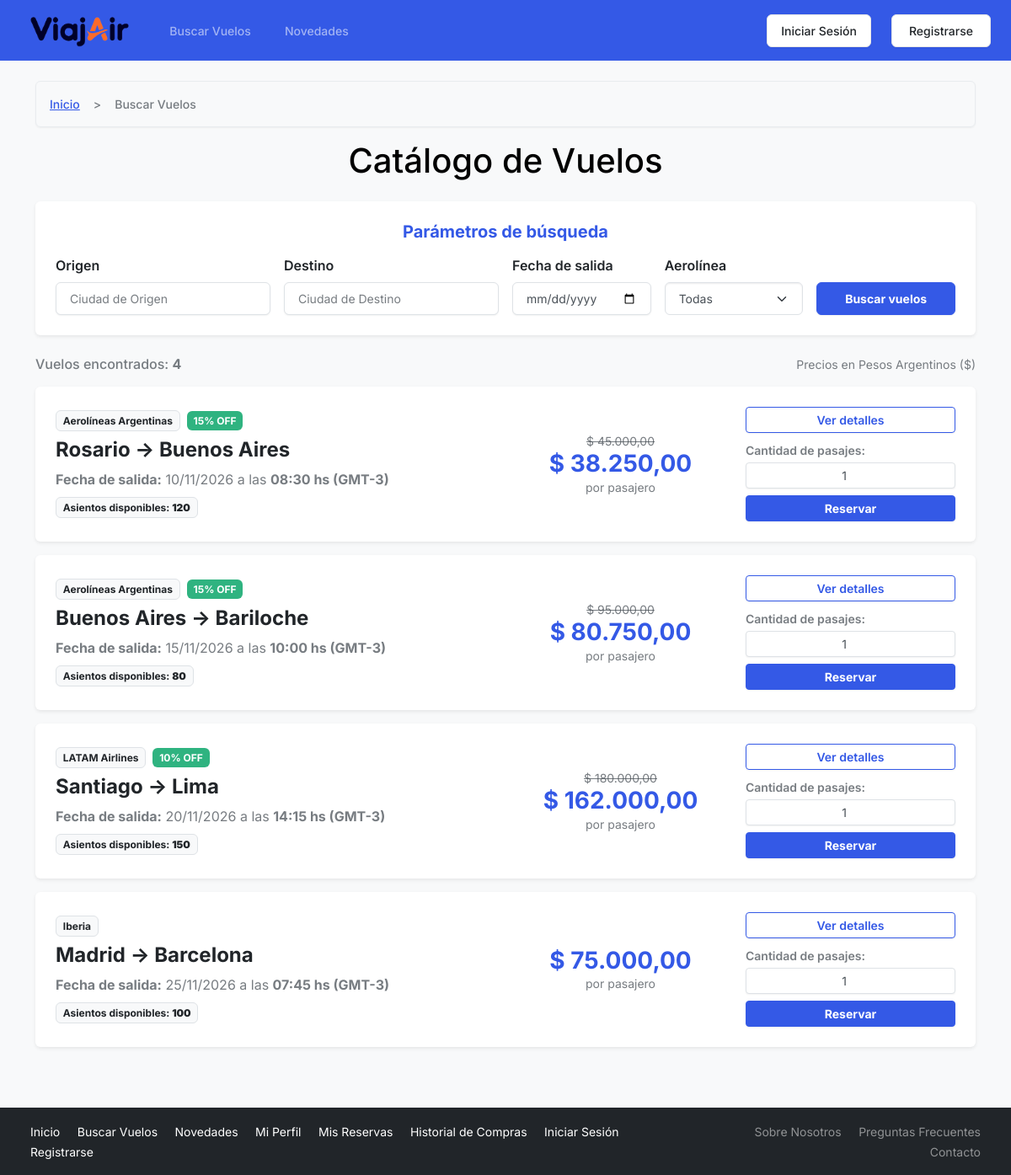
The page /public/buscar_vuelos.php on the database its author committed.
### tables this page shows
CREATE TABLE VUELOS (
    codVuelo INT AUTO_INCREMENT PRIMARY KEY,
    codAerolinea INT NOT NULL,
    origenVuelo VARCHAR(50) NOT NULL,
    destinoVuelo VARCHAR(50) NOT NULL,
    fechaSalidaVuelo DATE NOT NULL,
    horaSalidaVuelo TIME NOT NULL,
    precioVuelo DECIMAL(10,2) NOT NULL,
    asientosDisponibles INT NOT NULL,
    FOREIGN KEY (codAerolinea) REFERENCES AEROLINEAS(codAerolinea) ON DELETE CASCADE
);

CREATE TABLE AEROLINEAS (
    codAerolinea INT AUTO_INCREMENT PRIMARY KEY,
    nombreAerolinea VARCHAR(100) NOT NULL,
    codigoIATA VARCHAR(3) NOT NULL,
    descripcionAerolinea VARCHAR(200) NOT NULL,
    codPais VARCHAR(3) NOT NULL
);

CREATE TABLE PROMOCIONES (
    codPromocion INT AUTO_INCREMENT PRIMARY KEY,
    descripcionPromocion VARCHAR(200) NOT NULL,
    descuentoPromocion DECIMAL(5,2) NOT NULL,
    codAerolinea INT NOT NULL,
    estadoPromocion ENUM('pendiente', 'aprobada', 'denegada') DEFAULT 'pendiente',
    FOREIGN KEY (codAerolinea) REFERENCES AEROLINEAS(codAerolinea) ON DELETE CASCADE
);

### public/buscar_vuelos.php (the view, shortened to what this page needs)
<?php
require '../includes/conexion.php';
$origen = isset($_GET['origen']) ? trim($_GET['origen']) : '';
$destino = isset($_GET['destino']) ? trim($_GET['destino']) : '';
$fecha = isset($_GET['fecha']) ? trim($_GET['fecha']) : '';
$limite = 5;
$pagina = isset($_GET['pagina']) && is_numeric($_GET['pagina']) ? (int)$_GET['pagina'] : 1;
$offset = ($pagina - 1) * $limite;
$condiciones = ["v.asientosDisponibles > 0", "v.fechaSalidaVuelo >= CURDATE()"];
$where_sql = "WHERE " . implode(" AND ", $condiciones);
$sql_total = "SELECT COUNT(*) AS total FROM VUELOS v $where_sql";
$stmt_total = $conexion->prepare($sql_total);
$stmt_total->execute();
$res_total = $stmt_total->get_result();
$row_total = $res_total->fetch_assoc();
$total_registros = $row_total['total'];
$sql = "SELECT v.*, a.nombreAerolinea, p.descuentoPromocion, p.descripcionPromocion
        FROM VUELOS v
        INNER JOIN AEROLINEAS a ON v.codAerolinea = a.codAerolinea
        LEFT JOIN PROMOCIONES p ON a.codAerolinea = p.codAerolinea AND p.estadoPromocion = 'aprobada'
        $where_sql
        ORDER BY v.fechaSalidaVuelo ASC, v.horaSalidaVuelo ASC
        LIMIT $limite OFFSET $offset";
$stmt = $conexion->prepare($sql);
$stmt->execute();
$result = $stmt->get_result();
require '../includes/header.php';
?>
<div class="container mb-5">
    <nav aria-label="breadcrumb">
        <ol class="breadcrumb">
            <li class="breadcrumb-item"><a href="/tpi/index.php">Inicio</a></li>
            <li class="breadcrumb-item active" aria-current="page">Buscar Vuelos</li>
        </ol>
    </nav>
    <h1 class="mb-4 text-center text-black">Catálogo de Vuelos</h1>
    <div class="card shadow-sm border-0 bg-secondary mb-4">
        <div class="card-body p-4">
            <h2 class="h5 card-title mb-3 text-center text-primary fw-bold">Parámetros de búsqueda</h2>
            <form action="/tpi/public/buscar_vuelos.php" method="GET" class="row g-3 align-items-end">
                <div class="col-md-3">
                    <label for="origen" class="form-label fw-semibold text-dark">Origen</label>
                    <input type="text" id="origen" name="origen" class="form-control"
                           value="<?= htmlspecialchars($origen); ?>"
                           placeholder="Ciudad de Origen">
                </div>
                <div class="col-md-3">
                    <label for="destino" class="form-label fw-semibold text-dark">Destino</label>
                    <input type="text" id="destino" name="destino" class="form-control"
                           value="<?= htmlspecialchars($destino); ?>"
                           placeholder="Ciudad de Destino">
                </div>
                <div class="col-md-2">
                    <label for="fecha" class="form-label fw-semibold text-dark">Fecha de salida</label>
                    <input type="date" id="fecha" name="fecha" class="form-control"
                           value="<?= htmlspecialchars($fecha); ?>">
                </div>
                <div class="col-md-2">
                    <label for="aerolinea" class="form-label fw-semibold text-dark">Aerolínea</label>
                    <select id="aerolinea" name="aerolinea" class="form-select">
                        <option value="0">Todas</option>
                    </select>
                </div>
                <div class="col-md-2 d-grid">
                    <button type="submit" class="btn btn-primary fw-bold">Buscar vuelos</button>
                </div>
            </form>
        </div>
    </div>
    <div class="d-flex justify-content-between align-items-center mb-3">
        <h2 class="h6 mb-0 text-muted">
            Vuelos encontrados: <strong><?= $total_registros; ?></strong>
        </h2>
        <small class="text-muted">Precios en Pesos Argentinos ($)</small>
    </div>
    <?php if ($result && $result->num_rows > 0): ?>
        <?php while ($vuelo = $result->fetch_assoc()):
            $precioOriginal = (float)$vuelo['precioVuelo'];
            $descuento = (float)($vuelo['descuentoPromocion'] ?? 0);
            $tienePromo = $descuento > 0;
            $precioFinal = $tienePromo ? $precioOriginal * (1 - ($descuento / 100)) : $precioOriginal;
            $maxPasajes = min(10, (int)$vuelo['asientosDisponibles']);
        ?>
            <article class="card mb-3 shadow-sm border-0 bg-secondary">
                <div class="card-body p-4">
                    <div class="row align-items-center gy-3">
                        <div class="col-12 col-md-6">
                            <div class="d-flex align-items-center gap-2 mb-2">
                                <span class="badge bg-light text-dark border"><?= htmlspecialchars($vuelo['nombreAerolinea']); ?></span>
                                <?php if ($tienePromo): ?>
                                    <span class="badge bg-success" aria-label="Descuento aplicado: <?= $descuento; ?> por ciento">
                                        <?= $descuento; ?>% OFF
                                    </span>
                                <?php endif; ?>
                            </div>
                            <h3 class="h4 mb-2 fw-bold text-dark">
                                <span><?= htmlspecialchars($vuelo['origenVuelo']); ?></span>
                                <span aria-hidden="true"> &rarr; </span>
                                <span><?= htmlspecialchars($vuelo['destinoVuelo']); ?></span>
                            </h3>
                            <p class="text-muted mb-2">
                                <strong>Fecha de salida:</strong> <?= date('d/m/Y', strtotime($vuelo['fechaSalidaVuelo'])); ?>
                                a las <strong><?= substr($vuelo['horaSalidaVuelo'], 0, 5); ?> hs (GMT-3)</strong>
                            </p>
                            <p class="mb-0">
                                <span class="badge bg-light text-dark border">
                                    Asientos disponibles: <strong><?= $vuelo['asientosDisponibles']; ?></strong>
                                </span>
                            </p>
                        </div>
                        <div class="col-12 col-md-3 text-center">
                            <?php if ($tienePromo): ?>
                                <span class="d-block text-muted small">
                                    <del>$ <?= number_format($precioOriginal, 2, ',', '.'); ?></del>
                                </span>
                            <?php endif; ?>
                            <span class="h3 fw-bold text-primary mb-0 d-block">
                                $ <?= number_format($precioFinal, 2, ',', '.'); ?>
                            </span>
                            <small class="text-muted d-block">por pasajero</small>
                        </div>
                        <div class="col-12 col-md-3">
                            <div class="d-grid mb-2">
                                <a href="/tpi/public/detalle_vuelo.php?id=<?= $vuelo['codVuelo']; ?>" class="btn btn-outline-primary btn-sm fw-semibold">
                                    Ver detalles <span class="visually-hidden">del vuelo de <?= htmlspecialchars($vuelo['origenVuelo']); ?> a <?= htmlspecialchars($vuelo['destinoVuelo']); ?></span>
                                </a>
                            </div>
                            <form action="/tpi/pasajero/procesar_reserva.php" method="POST" class="d-grid gap-2">
                                <div>
                                    <label for="cantidad-<?= $vuelo['codVuelo']; ?>" class="form-label small fw-semibold text-muted mb-1">
                                        Cantidad de pasajes:
                                    </label>
                                    <input type="number"
                                        id="cantidad-<?= $vuelo['codVuelo']; ?>"
                                        name="cantidad"
                                        class="form-control form-control-sm text-center"
                                        value="1"
                                        min="1"
                                        max="<?= $maxPasajes; ?>"
                                        required>
                                </div>
                                <button type="submit" class="btn btn-primary btn-sm fw-bold">
                                    Reservar <span class="visually-hidden">vuelo de <?= htmlspecialchars($vuelo['origenVuelo']); ?> a <?= htmlspecialchars($vuelo['destinoVuelo']); ?></span>
                                </button>
                            </form>
                        </div>
                    </div>
                </div>
            </article>
        <?php endwhile; ?>
    <?php endif; ?>
</div>
<?php require '../includes/footer.php'; ?>

### assets/css/styles.css (style rules this page uses)
html { overflow-y: scroll; }
html, body { max-width: 100%; overflow-x: clip; }
:is(a, button, input, select, textarea, .btn, .page-link, .accordion-button):focus-visible { outline: 3px solid #060b26; outline-offset: 2px; }
.badge { line-height: normal; }

### rows shown on the page
vuelos: codAerolinea.nombreAerolinea "Aerolíneas Argentinas", promociones.descuentoPromocion "15", origenVuelo "Rosario", destinoVuelo "Buenos Aires", fechaSalidaVuelo "10/11/2026", horaSalidaVuelo "08:30", asientosDisponibles "120", precioVuelo "45.000,00", precioVuelo.descuentoPromocion "38.250,00", cantidad "1"
vuelos: codAerolinea.nombreAerolinea "Aerolíneas Argentinas", promociones.descuentoPromocion "15", origenVuelo "Buenos Aires", destinoVuelo "Bariloche", fechaSalidaVuelo "15/11/2026", horaSalidaVuelo "10:00", asientosDisponibles "80", precioVuelo "95.000,00", precioVuelo.descuentoPromocion "80.750,00", cantidad "1"
vuelos: codAerolinea.nombreAerolinea "LATAM Airlines", promociones.descuentoPromocion "10", origenVuelo "Santiago", destinoVuelo "Lima", fechaSalidaVuelo "20/11/2026", horaSalidaVuelo "14:15", asientosDisponibles "150", precioVuelo "180.000,00", precioVuelo.descuentoPromocion "162.000,00", cantidad "1"
vuelos: codAerolinea.nombreAerolinea "Iberia", origenVuelo "Madrid", destinoVuelo "Barcelona", fechaSalidaVuelo "25/11/2026", horaSalidaVuelo "07:45", asientosDisponibles "100", precioFinal "75.000,00", cantidad "1"

### other values the page prints
$total_registros "4"
